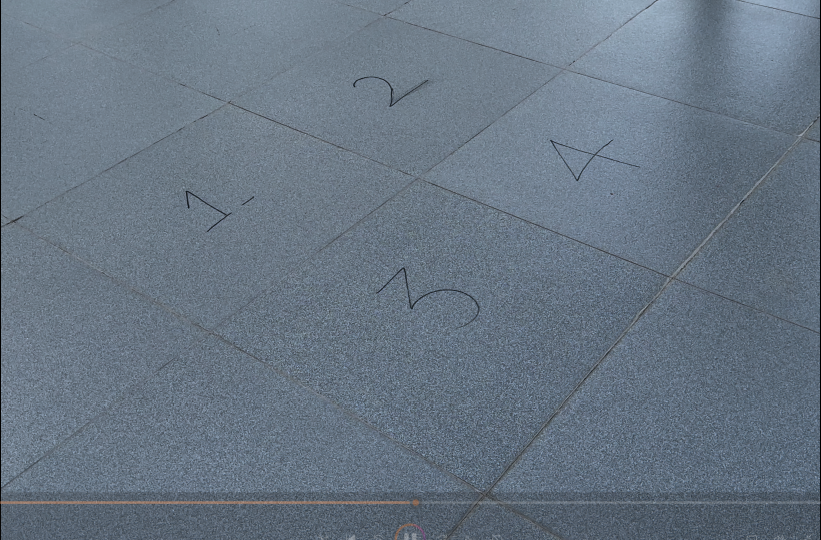
#> input picture Bounce count/frame.png, 1642 x 1080 px (shown at 1/2 size)
$ python point_coordinates.py
#> lines starting #> are read from the running program, lines starting #| are printed output that depends on the picture
import cv2
import numpy as np

p1 = (0, 0)
pts = []

path = "./frame.png"
frame = cv2.imread(path)
#> frame is the input picture: shape (1080, 1642, 3); mean B, G, R 131.1, 117.2, 103.7
frame = cv2.resize(frame, (700, 600))
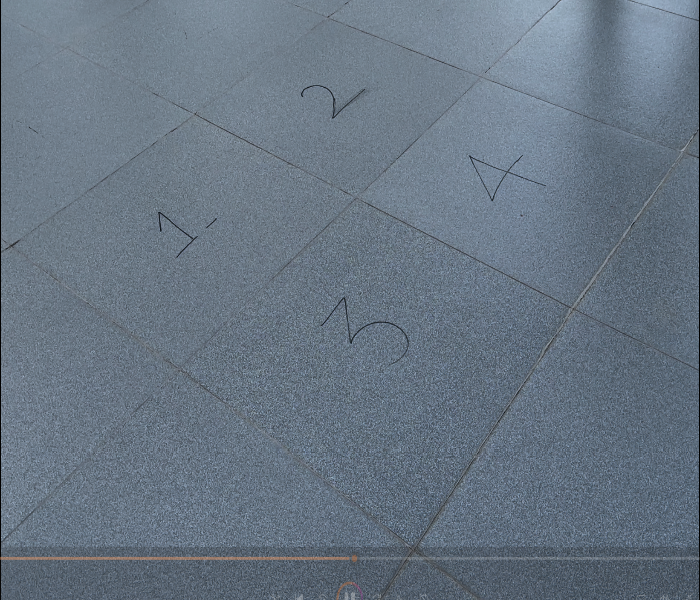
#> frame: shape (600, 700, 3); mean B, G, R 130.9, 117.1, 103.6

def mouseClick(event, xpos, ypos, flags, params):
    global dp1

    if event == cv2.EVENT_LBUTTONDOWN:
        p1 = (xpos, ypos)
        cv2.circle(frame, (xpos, ypos), radius = 0, color = (0, 0, 255), thickness = 5)
        p1 = [p1[0], p1[1]]
        pts.append(p1)
        print(f"Point clicked: {p1}")


cv2.namedWindow('FRAME')


cv2.setMouseCallback('FRAME', mouseClick)

while True:
    cv2.imshow('FRAME', frame)
    if cv2.waitKey(1) & 0xff == ord('q'):
#> (key q is pressed here)
        break
cv2.destroyAllWindows()
print("Collected points:", pts)
